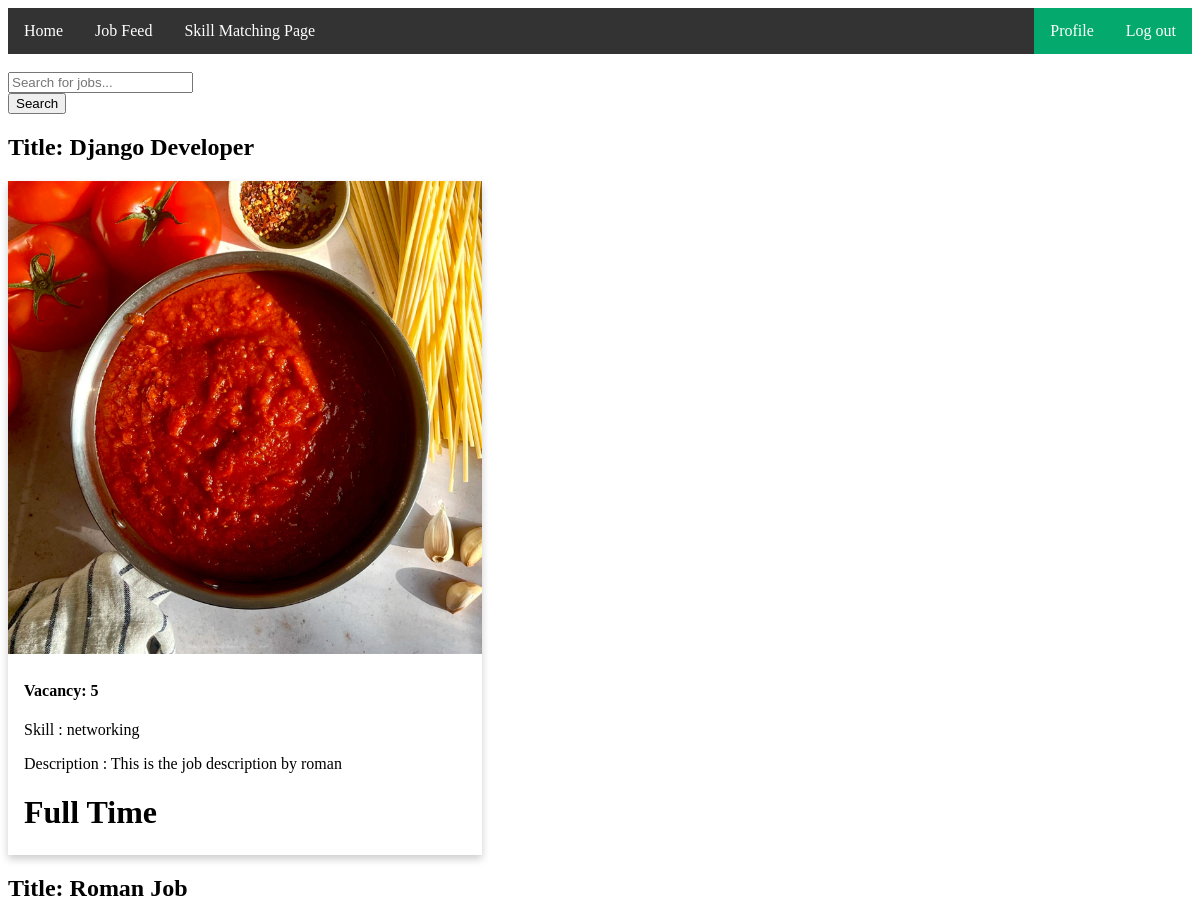
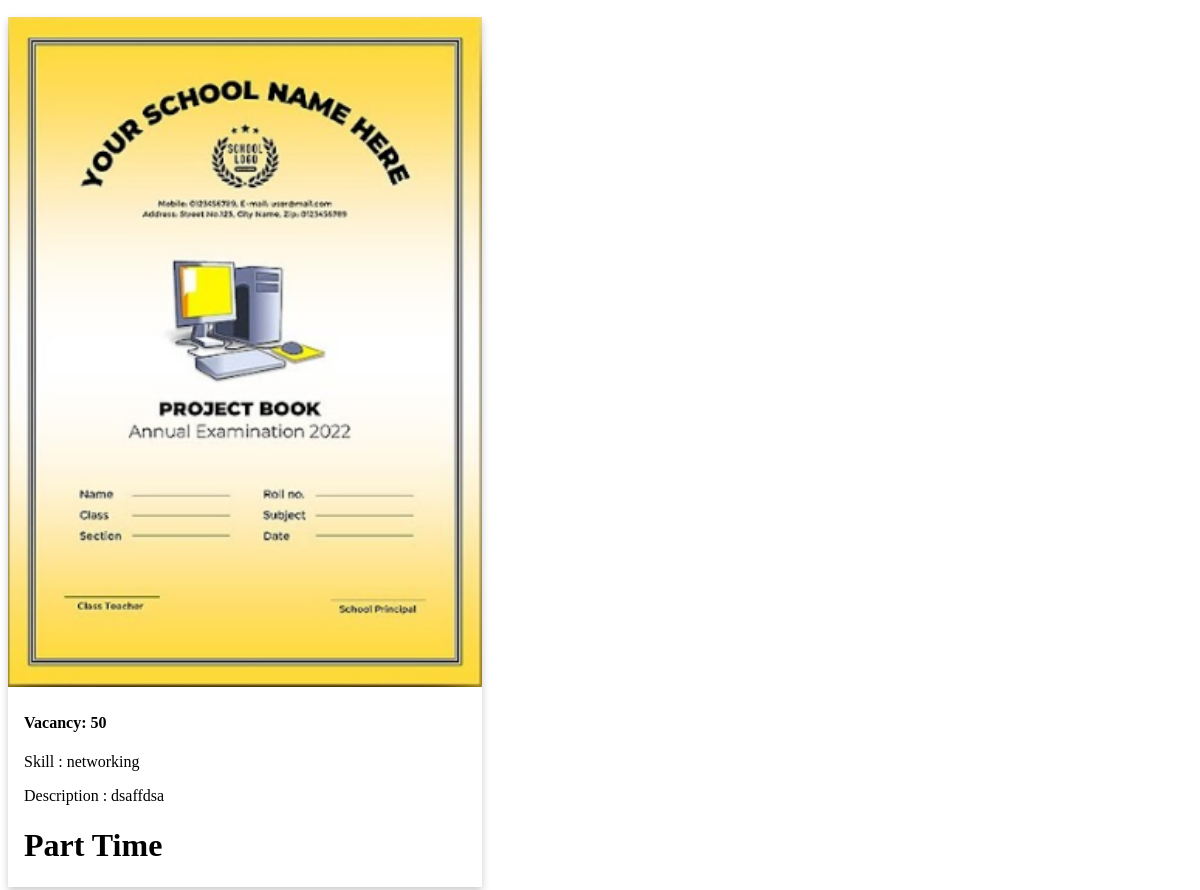
Screenshot of /jobFeed/ with the database file from the repository (2 pictures, top to bottom).
### myApp/models.py (models this page shows, shortened)
class JobModel(models.Model):
    CATEGORY=[
        ('full_time','Full Time'),
        ('part_time','Part Time'),
    ]
    SKILLS=[
        ('programming','Programming'),
        ('networking','Networking'),
        ('graphics_design','Graphics Design'),
        ('cyber_security','Cyber Security'),
    ]
    skills=models.CharField(choices=SKILLS,max_length=100,null=True)
    user = models.ForeignKey(customUser, on_delete=models.CASCADE)
    title = models.CharField(max_length=200)
    openings = models.PositiveIntegerField()
    category=models.CharField(choices=CATEGORY,max_length=100,null=True)
    description = models.TextField()
    Job_Image=models.ImageField(upload_to='Media/Job_Image',null=True)

### myProject/views.py (the view)
# urls.py: path("jobFeed/", jobFeed, name="jobFeed"),
def jobFeed(request):
    jobs=JobModel.objects.all()
    context={
        'jobs':jobs
    }
    return render(request,"jobFeed.html",context)

### Template/jobFeed.html (shortened to what this page needs)
{% extends 'base.html' %}
{% block body %}
<!DOCTYPE html>
<html>
<head>
</head>
<body>
  <br>
   <div class="search-bar mb-4">
    <div class="input-group">
        <form action=" {% url 'searchJob' %} " method="GET">
            <input type="text" class="form-control" name="query" placeholder="Search for jobs..." id="search-input">
            <div class="input-group-append">
                <button class="btn btn-success" id="search-button">Search</button>
            </div>
        </form>
    </div>
</div>
{% for i in jobs %}
<h2>Title: {{i.title}}</h2>
<div class="card">
  <img src="/{{i.Job_Image}}" alt="Avatar" style="width:100%">
  <div class="container">
    <h4><b>Vacancy: {{i.openings}}</b></h4>
    <p>Skill : {{i.skills}}</p>
    <p>Description : {{i.description}}</p>
    {% if i.category == 'full_time' %}
      <h1>Full Time</h1>
    {% endif %}
    {% if i.category == 'part_time' %}
    <h1>Part Time</h1>
  {% endif %}
  </div>
</div>
{% endfor %}
</body>
</html>
{% endblock body %}

### Template/base.html (shortened to what this page needs)
<!DOCTYPE html>
<html>
<head>
</head>
<body>
{% include 'navbar.html' %}
{% block body %}
{% endblock body %}
</body>
</html>

### Template/navbar.html
<ul>
  <li><a href=" {% url 'homePage' %} ">Home</a></li>
  <li><a href=" {% url 'jobFeed' %} ">Job Feed</a></li>
  <li><a href=" {% url 'skillMatchingPage' %} ">Skill Matching Page</a></li>
    <li style="float:right"><a class="active" href=" {% url 'logoutPage' %} ">Log out</a></li>
    <li style="float:right"><a class="active" href=" {% url 'profilePage' %} ">Profile</a></li>
  </ul>

### Template/base.html (style rules this page uses)
ul { list-style-type: none; margin: 0; padding: 0; overflow: hidden; background-color: #333; }
li { float: left; }
li a { display: block; color: white; text-align: center; padding: 14px 16px; text-decoration: none; }
.active { background-color: #04AA6D; }

### Template/jobFeed.html (style rules this page uses)
.card { box-shadow: 0 4px 8px 0 rgba(0,0,0,0.2); transition: 0.3s; width: 40%; }
.container { padding: 2px 16px; }

### rows the page displays
JobModel: title "Django Developer", Job_Image (picture), openings "5", skills "networking", description "This is the job description by roman", category "Full Time"
JobModel: title "Roman Job", Job_Image (picture), openings "50", skills "networking", description "dsaffdsa", category "Part Time"
